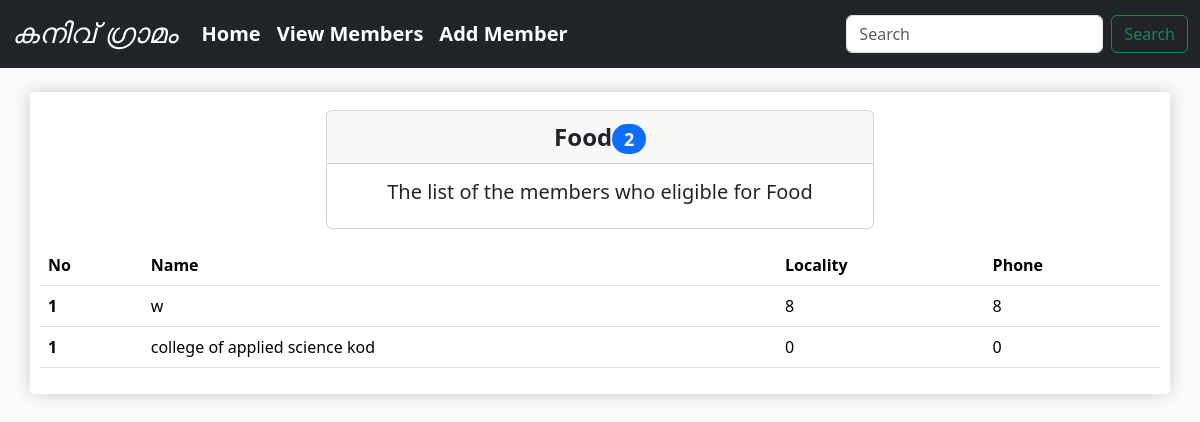
/1, run on an earlier commit of the app's database.
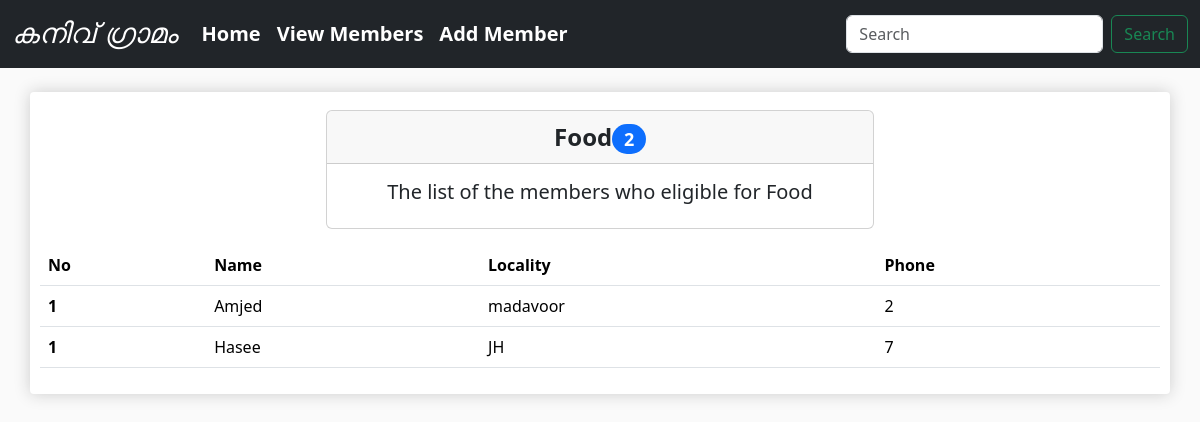
And on a later commit of the database.
### charity/models.py (models this page shows, shortened)
class Requirement(models.Model):
    member = models.ForeignKey(Member, on_delete=models.CASCADE, blank=True)
    requirement = models.ManyToManyField(Category, blank=True,)

class Member(models.Model):
    ration_card_status = (
        ('APL', 'APL'),
        ('BPL', 'BPL'),
    )
    name = models.CharField(max_length=30, verbose_name='Name')
    age = models.IntegerField(verbose_name='Age')
    phone = models.PositiveIntegerField(help_text='Enter phone number without country code')
    house_name = models.CharField(max_length=50)
    locality = models.CharField(max_length=50)
    pin_code = models.IntegerField()
    ration_card = models.CharField(choices=ration_card_status, max_length=10)
    annual_income = models.IntegerField()
    job = models.CharField(max_length=50)
    remark = models.TextField(max_length=100, help_text='Max 100 letters', blank=True)

### charity/views.py (the view)
# urls.py: path('<int:category_id>', views.view_by_category, name='view-by-category'),
def view_by_category(request, category_id):
    category = Category.objects.get(id=category_id)
    requirements = Requirement.objects.filter(requirement=category)
    print(requirements)
    context = {
        'requirements': requirements,
        'category': category,
        'total_members': requirements.count()
    }
    return render(request, 'charity/view-by-category.html', context)

### charity/models.py (called while the page is built)
    def __str__(self):
        return self.category

### templates/charity/view-by-category.html
{% extends 'base.html' %}
{% block content %}
    <div class="container bg-white mt-4 box-shadow">
        <div class="row justify-content-center">
            <div class="col-12 col-lg-6">
                <div class="card mb-3 text-center mt-2">
                    <div class="card-header fs-4"><b>{{ category }}<span
                            class="badge rounded-pill bg-primary">{{ total_members }}</span></b></div>
                    <div class="card-body text-dark">
                        <h5 class="card-title">The list of the members who eligible for {{ category }}</h5>
                    </div>
                </div>
            </div>
        </div>
        <div class="row">
            <div class="col-12 col-lg-12">
                <table class="table table-hover">
                    <thead>
                    <tr>
                        <th scope="col">No</th>
                        <th scope="col">Name</th>
                        <th scope="col">Locality</th>
                        <th scope="col">Phone</th>
                    </tr>
                    </thead>
                    <tbody>
                    {% for requirement in requirements %}
                        <tr>
                            <th scope="row">1</th>
                            <td>{{ requirement.member.name }}</td>
                            <td>{{ requirement.member.locality }}</td>
                            <td>{{ requirement.member.phone }}</td>
                        </tr>
                    {% endfor %}
                    </tbody>
                </table>
            </div>
        </div>
    </div>
{% endblock %}

What changed in the data, as far as the page shows it:
no longer on this page (row edited): Requirement: member.name "college of applied science kod", member.locality "0", member.phone "0"
now on this page (row edited): Requirement: member.name "Amjed", member.locality "madavoor", member.phone "2"
changed Requirement: member.name "w" → "Hasee"; member.locality "8" → "JH"; member.phone "8" → "7"
